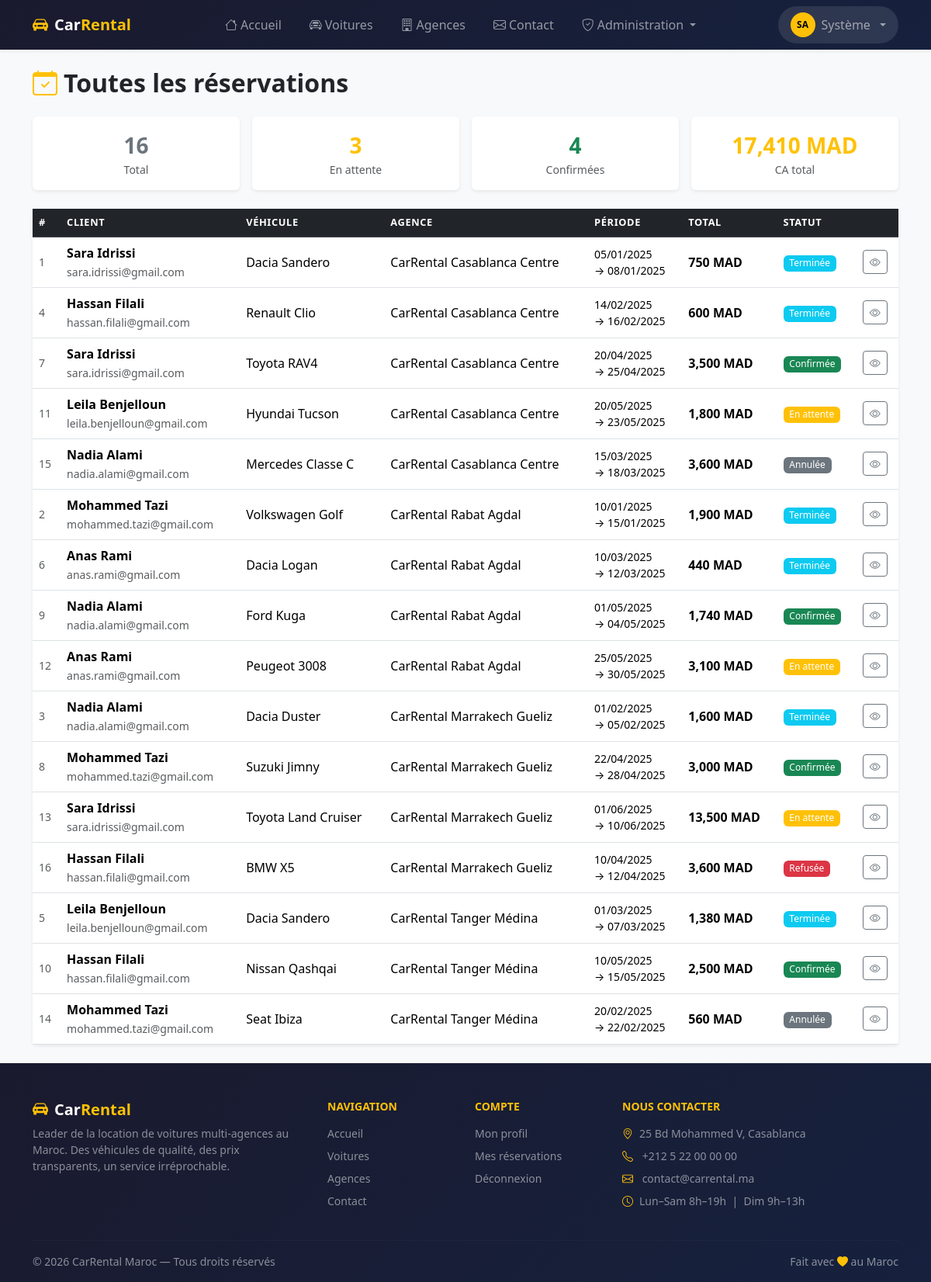
Screenshot of /admin/reservations (signed in) with the database file from the repository.
### tables this page shows
CREATE TABLE reservations (
    id              INT UNSIGNED    NOT NULL AUTO_INCREMENT,
    client_id       INT UNSIGNED    NOT NULL,
    car_id          INT UNSIGNED    NOT NULL,
    agency_id       INT UNSIGNED    NOT NULL,
    date_debut      DATE            NOT NULL,
    date_fin        DATE            NOT NULL,
    nb_jours        SMALLINT UNSIGNED NOT NULL,
    prix_jour_snap  DECIMAL(10,2)   NOT NULL,
    caution_snap    DECIMAL(10,2)   NOT NULL DEFAULT 0.00,
    prix_total      DECIMAL(10,2)   NOT NULL,
    statut          ENUM('en_attente','confirmee','annulee','terminee','refusee')
                                    NOT NULL DEFAULT 'en_attente',
    motif_annulation VARCHAR(255)   NULL,
    notes_client    TEXT            NULL,
    notes_agence    TEXT            NULL,
    created_at      TIMESTAMP       NOT NULL DEFAULT CURRENT_TIMESTAMP,
    updated_at      TIMESTAMP       NOT NULL DEFAULT CURRENT_TIMESTAMP
                                    ON UPDATE CURRENT_TIMESTAMP,
    PRIMARY KEY (id),
    INDEX idx_resa_client (client_id),
    INDEX idx_resa_car (car_id),
    INDEX idx_resa_agency (agency_id),
    INDEX idx_resa_statut (statut),
    INDEX idx_resa_dates (date_debut, date_fin),
    CONSTRAINT fk_resa_client
        FOREIGN KEY (client_id) REFERENCES users (id)
        ON DELETE RESTRICT ON UPDATE CASCADE,
    CONSTRAINT fk_resa_car
        FOREIGN KEY (car_id) REFERENCES cars (id)
        ON DELETE RESTRICT ON UPDATE CASCADE,
    CONSTRAINT fk_resa_agency
        FOREIGN KEY (agency_id) REFERENCES agencies (id)
        ON DELETE RESTRICT ON UPDATE CASCADE,
    CONSTRAINT chk_dates CHECK (date_fin > date_debut)
);

CREATE TABLE users (
    id          INT UNSIGNED    NOT NULL AUTO_INCREMENT,
    nom         VARCHAR(100)    NOT NULL,
    prenom      VARCHAR(100)    NOT NULL,
    email       VARCHAR(191)    NOT NULL,
    password    VARCHAR(255)    NOT NULL,
    role        ENUM('client', 'agency_manager', 'super_manager')
                                NOT NULL DEFAULT 'client',
    telephone   VARCHAR(20)     NULL,
    avatar      VARCHAR(255)    NULL,
    actif       TINYINT(1)      NOT NULL DEFAULT 1,
    created_at  TIMESTAMP       NOT NULL DEFAULT CURRENT_TIMESTAMP,
    updated_at  TIMESTAMP       NOT NULL DEFAULT CURRENT_TIMESTAMP
                                ON UPDATE CURRENT_TIMESTAMP,
    PRIMARY KEY (id),
    UNIQUE KEY uq_users_email (email),
    INDEX idx_users_role (role),
    INDEX idx_users_actif (actif)
);

CREATE TABLE cars (
    id              INT UNSIGNED        NOT NULL AUTO_INCREMENT,
    agency_id       INT UNSIGNED        NOT NULL,
    marque          VARCHAR(100)        NOT NULL,
    modele          VARCHAR(100)        NOT NULL,
    immatriculation VARCHAR(20)         NOT NULL,
    annee           YEAR                NOT NULL,
    couleur         VARCHAR(50)         NULL,
    nb_places       TINYINT UNSIGNED    NOT NULL DEFAULT 5,
    carburant       ENUM('essence','diesel','hybride','electrique')
                                        NOT NULL DEFAULT 'diesel',
    transmission    ENUM('manuelle','automatique')
                                        NOT NULL DEFAULT 'manuelle',
    climatisation   TINYINT(1)          NOT NULL DEFAULT 1,
    prix_jour       DECIMAL(10,2)       NOT NULL,
    caution         DECIMAL(10,2)       NOT NULL DEFAULT 0.00,
    statut          ENUM('disponible','louee','maintenance','inactive')
                                        NOT NULL DEFAULT 'disponible',
    description     TEXT                NULL,
    photo           VARCHAR(255)        NULL,
    created_at      TIMESTAMP           NOT NULL DEFAULT CURRENT_TIMESTAMP,
    updated_at      TIMESTAMP           NOT NULL DEFAULT CURRENT_TIMESTAMP
                                        ON UPDATE CURRENT_TIMESTAMP,
    PRIMARY KEY (id),
    UNIQUE KEY uq_cars_immat (immatriculation),
    INDEX idx_cars_agency (agency_id),
    INDEX idx_cars_statut (statut),
    INDEX idx_cars_prix (prix_jour),
    CONSTRAINT fk_cars_agency
        FOREIGN KEY (agency_id) REFERENCES agencies (id)
        ON DELETE CASCADE ON UPDATE CASCADE
);

CREATE TABLE agencies (
    id          INT UNSIGNED    NOT NULL AUTO_INCREMENT,
    manager_id  INT UNSIGNED    NULL,
    nom         VARCHAR(150)    NOT NULL,
    adresse     VARCHAR(255)    NOT NULL,
    ville       VARCHAR(100)    NOT NULL,
    code_postal VARCHAR(10)     NULL,
    pays        VARCHAR(100)    NOT NULL DEFAULT 'Maroc',
    telephone   VARCHAR(20)     NULL,
    email       VARCHAR(191)    NULL,
    description TEXT            NULL,
    logo        VARCHAR(255)    NULL,
    actif       TINYINT(1)      NOT NULL DEFAULT 1,
    created_at  TIMESTAMP       NOT NULL DEFAULT CURRENT_TIMESTAMP,
    updated_at  TIMESTAMP       NOT NULL DEFAULT CURRENT_TIMESTAMP
                                ON UPDATE CURRENT_TIMESTAMP,
    PRIMARY KEY (id),
    UNIQUE KEY uq_agencies_email (email),
    INDEX idx_agencies_ville (ville),
    INDEX idx_agencies_actif (actif),
    CONSTRAINT fk_agencies_manager
        FOREIGN KEY (manager_id) REFERENCES users (id)
        ON DELETE SET NULL ON UPDATE CASCADE
);

### app/Controllers/ReservationController.php (called while the page is built, shortened)
<?php
class ReservationController extends Controller
{
    private Reservation $resaModel;
    public function __construct()
    {
        $this->resaModel   = new Reservation();
    }
    public function adminIndex(): void
    {
        $reservations = $this->resaModel->allFull();
        $stats        = $this->resaModel->stats();
        $this->render('admin/reservations/index', [
            'reservations' => $reservations,
            'stats'        => $stats,
            'flash'        => $this->getFlash(),
        ]);
    }
}

### core/App.php (called while the page is built, shortened)
<?php
class App
{
    private Router $router;
    public function __construct()
    {
        $this->router = new Router();
    }
    public function run(): void
    {
        $this->router->dispatch(
            $_SERVER['REQUEST_METHOD'],
            $_SERVER['REQUEST_URI']
        );
    }
}

### public/index.php (called while the page is built, shortened)
<?php
$config = require BASE_PATH . '/config/app.php';
(new \App\Core\App())->run();

### core/Database.php (called while the page is built, shortened)
<?php
class Database
{
    private static ?PDO $instance = null;
    public static function getInstance(): PDO
    {
        if (self::$instance === null) {
            $config = require BASE_PATH . '/config/database.php';
            $dsn = sprintf(
                'mysql:host=%s;port=%s;dbname=%s;charset=utf8mb4',
                $config['host'],
                $config['port'] ?? 3306,
                $config['database']
            );
            try {
                self::$instance = new PDO($dsn, $config['username'], $config['password'], [
                    PDO::ATTR_ERRMODE            => PDO::ERRMODE_EXCEPTION,
                    PDO::ATTR_DEFAULT_FETCH_MODE => PDO::FETCH_ASSOC,
                    PDO::ATTR_EMULATE_PREPARES   => false,
                ]);
            } catch (PDOException $e) {
                error_log('[DB] ' . $e->getMessage());
                http_response_code(500);
                die('Erreur de connexion à la base de données.');
            }
        }
        return self::$instance;
    }
}

### app/Models/Reservation.php (called while the page is built, shortened)
<?php
class Reservation extends Model
{
    public function allFull(): array
    {
        return $this->query($this->fullSelectSql() . " ORDER BY r.created_at DESC");
    }
    public function stats(?int $agencyId = null): array
    {
        $where  = $agencyId ? "WHERE agency_id = {$agencyId}" : '';
        return $this->queryOne(
            "SELECT
                COUNT(*)                                        AS total,
                SUM(statut = 'en_attente')                      AS en_attente,
                SUM(statut = 'confirmee')                       AS confirmees,
                SUM(statut = 'annulee')                         AS annulees,
                SUM(statut = 'terminee')                        AS terminees,
                COALESCE(SUM(
                    CASE WHEN statut IN ('confirmee','terminee')
                    THEN prix_total ELSE 0 END), 0)             AS chiffre_affaires,
                COALESCE(AVG(
                    CASE WHEN statut IN ('confirmee','terminee')
                    THEN prix_total END), 0)                    AS panier_moyen
             FROM reservations {$where}"
        ) ?: [];
    }
    private function fullSelectSql(): string
    {
        return "SELECT
                    r.*,
                    u.nom         AS client_nom,
                    u.prenom      AS client_prenom,
                    u.email       AS client_email,
                    u.telephone   AS client_telephone,
                    c.marque      AS car_marque,
                    c.modele      AS car_modele,
                    c.immatriculation,
                    c.photo       AS car_photo,
                    a.nom         AS agency_nom,
                    a.ville       AS agency_ville
                FROM reservations r
                JOIN users      u ON u.id = r.client_id
                JOIN cars       c ON c.id = r.car_id
                JOIN agencies   a ON a.id = r.agency_id";
    }
}

### core/Model.php (called while the page is built, shortened)
<?php
abstract class Model
{
    protected PDO    $db;
    public function __construct()
    {
        $this->db = Database::getInstance();
    }
    public function query(string $sql, array $params = []): array
    {
        $stmt = $this->db->prepare($sql);
        $stmt->execute($params);
        return $stmt->fetchAll();
    }
    public function queryOne(string $sql, array $params = []): array|false
    {
        $stmt = $this->db->prepare($sql);
        $stmt->execute($params);
        return $stmt->fetch();
    }
}

### app/Views/admin/reservations/index.php (the view, shortened to what this page needs)
<?php
$statutColors = ['en_attente'=>'warning','confirmee'=>'success','annulee'=>'secondary','terminee'=>'info','refusee'=>'danger'];
$statutLabels = ['en_attente'=>'En attente','confirmee'=>'Confirmée','annulee'=>'Annulée','terminee'=>'Terminée','refusee'=>'Refusée'];
?>
<div class="d-flex justify-content-between align-items-center mb-4">
    <h2 class="fw-bold mb-0"><i class="bi bi-calendar-check text-warning me-2"></i>Toutes les réservations</h2>
</div>
<div class="row g-3 mb-4">
    <?php
    $kpis = [
        ['label'=>'Total','val'=>$stats['total']??0,'color'=>'secondary'],
        ['label'=>'En attente','val'=>$stats['en_attente']??0,'color'=>'warning'],
        ['label'=>'Confirmées','val'=>$stats['confirmees']??0,'color'=>'success'],
        ['label'=>'CA total','val'=>number_format($stats['chiffre_affaires']??0,0).' MAD','color'=>'warning'],
    ];
    foreach ($kpis as $k): ?>
    <div class="col-6 col-md-3">
        <div class="card shadow-sm text-center">
            <div class="card-body">
                <div class="fs-3 fw-bold text-<?= $k['color'] ?>"><?= $k['val'] ?></div>
                <div class="small text-muted"><?= $k['label'] ?></div>
            </div>
        </div>
    </div>
    <?php endforeach; ?>
</div>
<div class="card shadow-sm">
    <div class="table-responsive">
        <table class="table table-hover align-middle mb-0">
            <thead class="table-dark">
                <tr><th>#</th><th>Client</th><th>Véhicule</th><th>Agence</th><th>Période</th><th>Total</th><th>Statut</th><th></th></tr>
            </thead>
            <tbody>
                <?php foreach ($reservations as $r): ?>
                <tr>
                    <td class="text-muted small"><?= $r['id'] ?></td>
                    <td>
                        <strong><?= htmlspecialchars($r['client_prenom'].' '.$r['client_nom']) ?></strong><br>
                        <small class="text-muted"><?= htmlspecialchars($r['client_email']) ?></small>
                    </td>
                    <td><?= htmlspecialchars($r['car_marque'].' '.$r['car_modele']) ?></td>
                    <td><?= htmlspecialchars($r['agency_nom']) ?></td>
                    <td class="small">
                        <?= date('d/m/Y', strtotime($r['date_debut'])) ?><br>
                        → <?= date('d/m/Y', strtotime($r['date_fin'])) ?>
                    </td>
                    <td class="fw-bold"><?= number_format($r['prix_total'], 0) ?> MAD</td>
                    <td><span class="badge bg-<?= $statutColors[$r['statut']] ?? 'secondary' ?>"><?= $statutLabels[$r['statut']] ?? $r['statut'] ?></span></td>
                    <td>
                        <a href="/admin/reservations/<?= $r['id'] ?>" class="btn btn-outline-secondary btn-sm"><i class="bi bi-eye"></i></a>
                    </td>
                </tr>
                <?php endforeach; ?>
            </tbody>
        </table>
    </div>
</div>

### core/Router.php (shortened to what this page needs)
<?php
class Router
{
    private array $routes = [];
    private function add(string $method, string $path, string $controller, string $action): void
    {
        $this->routes[] = [
            'method'     => $method,
            'pattern'    => $this->pathToRegex($path),
            'controller' => $controller,
            'action'     => $action,
            'params'     => $this->extractParamNames($path),
        ];
    }
    public function dispatch(string $method, string $uri): void
    {
        $uri = '/' . trim(strtok($uri, '?'), '/');
        foreach ($this->routes as $route) {
            if ($route['method'] !== $method) continue;
            if (preg_match($route['pattern'], $uri, $matches)) {
                $params = $this->extractParams($route['params'], $matches);
                $this->call($route['controller'], $route['action'], $params);
                return;
            }
        }
    }
    private function call(string $fqcn, string $action, array $params): void
    {
        $controller = new $fqcn();
        call_user_func_array([$controller, $action], $params);
    }
    private function pathToRegex(string $path): string
    {
        $pattern = preg_replace('/\{[a-z_]+\}/', '([0-9]+)', $path);
        return '#^' . $pattern . '$#';
    }
    private function extractParamNames(string $path): array
    {
        preg_match_all('/\{([a-z_]+)\}/', $path, $matches);
        return $matches[1];
    }
    private function extractParams(array $names, array $matches): array
    {
        $params = [];
        return array_values($params);
    }
}

### public/assets/css/app.css (style rules this page uses)
:root { --cr-yellow: #FFC107; --cr-dark: #212529; }
body { background-color: #f8f9fa; }
a { color: var(--cr-yellow); }
.table thead th { font-size: .8rem; text-transform: uppercase; letter-spacing: .05em; }
.badge { font-weight: 500; }
.card { border: none; }

### rows the page displays
reservations: id "1", client.nom "Sara Idrissi", client.email "sara.idrissi@gmail.com", car.modele "Dacia Sandero", agency.nom "CarRental Casablanca Centre", date_debut "05/01/2025", date_fin "08/01/2025", prix_total "750", statut "Terminée"
reservations: id "4", client.nom "Hassan Filali", client.email "hassan.filali@gmail.com", car.modele "Renault Clio", agency.nom "CarRental Casablanca Centre", date_debut "14/02/2025", date_fin "16/02/2025", prix_total "600", statut "Terminée"
reservations: id "7", client.nom "Sara Idrissi", client.email "sara.idrissi@gmail.com", car.modele "Toyota RAV4", agency.nom "CarRental Casablanca Centre", date_debut "20/04/2025", date_fin "25/04/2025", prix_total "3,500", statut "Confirmée"
reservations: id "11", client.nom "Leila Benjelloun", client.email "leila.benjelloun@gmail.com", car.modele "Hyundai Tucson", agency.nom "CarRental Casablanca Centre", date_debut "20/05/2025", date_fin "23/05/2025", prix_total "1,800", statut "En attente"
reservations: id "15", client.nom "Nadia Alami", client.email "nadia.alami@gmail.com", car.modele "Mercedes Classe C", agency.nom "CarRental Casablanca Centre", date_debut "15/03/2025", date_fin "18/03/2025", prix_total "3,600", statut "Annulée"
reservations: id "2", client.nom "Mohammed Tazi", client.email "mohammed.tazi@gmail.com", car.modele "Volkswagen Golf", agency.nom "CarRental Rabat Agdal", date_debut "10/01/2025", date_fin "15/01/2025", prix_total "1,900", statut "Terminée"
reservations: id "6", client.nom "Anas Rami", client.email "anas.rami@gmail.com", car.modele "Dacia Logan", agency.nom "CarRental Rabat Agdal", date_debut "10/03/2025", date_fin "12/03/2025", prix_total "440", statut "Terminée"
reservations: id "9", client.nom "Nadia Alami", client.email "nadia.alami@gmail.com", car.modele "Ford Kuga", agency.nom "CarRental Rabat Agdal", date_debut "01/05/2025", date_fin "04/05/2025", prix_total "1,740", statut "Confirmée"
reservations: id "12", client.nom "Anas Rami", client.email "anas.rami@gmail.com", car.modele "Peugeot 3008", agency.nom "CarRental Rabat Agdal", date_debut "25/05/2025", date_fin "30/05/2025", prix_total "3,100", statut "En attente"
reservations: id "3", client.nom "Nadia Alami", client.email "nadia.alami@gmail.com", car.modele "Dacia Duster", agency.nom "CarRental Marrakech Gueliz", date_debut "01/02/2025", date_fin "05/02/2025", prix_total "1,600", statut "Terminée"
reservations: id "8", client.nom "Mohammed Tazi", client.email "mohammed.tazi@gmail.com", car.modele "Suzuki Jimny", agency.nom "CarRental Marrakech Gueliz", date_debut "22/04/2025", date_fin "28/04/2025", prix_total "3,000", statut "Confirmée"
reservations: id "13", client.nom "Sara Idrissi", client.email "sara.idrissi@gmail.com", car.modele "Toyota Land Cruiser", agency.nom "CarRental Marrakech Gueliz", date_debut "01/06/2025", date_fin "10/06/2025", prix_total "13,500", statut "En attente"
reservations: id "16", client.nom "Hassan Filali", client.email "hassan.filali@gmail.com", car.modele "BMW X5", agency.nom "CarRental Marrakech Gueliz", date_debut "10/04/2025", date_fin "12/04/2025", prix_total "3,600", statut "Refusée"
reservations: id "5", client.nom "Leila Benjelloun", client.email "leila.benjelloun@gmail.com", car.modele "Dacia Sandero", agency.nom "CarRental Tanger Médina", date_debut "01/03/2025", date_fin "07/03/2025", prix_total "1,380", statut "Terminée"
reservations: id "10", client.nom "Hassan Filali", client.email "hassan.filali@gmail.com", car.modele "Nissan Qashqai", agency.nom "CarRental Tanger Médina", date_debut "10/05/2025", date_fin "15/05/2025", prix_total "2,500", statut "Confirmée"
reservations: id "14", client.nom "Mohammed Tazi", client.email "mohammed.tazi@gmail.com", car.modele "Seat Ibiza", agency.nom "CarRental Tanger Médina", date_debut "20/02/2025", date_fin "22/02/2025", prix_total "560", statut "Annulée"

### other values shown
$k['val'] "16"
$k['label'] "Total"
$k['val'] "3"
$k['label'] "En attente"
$k['val'] "4"
$k['label'] "Confirmées"
$k['val'] "17,410 MAD"
$k['label'] "CA total"
